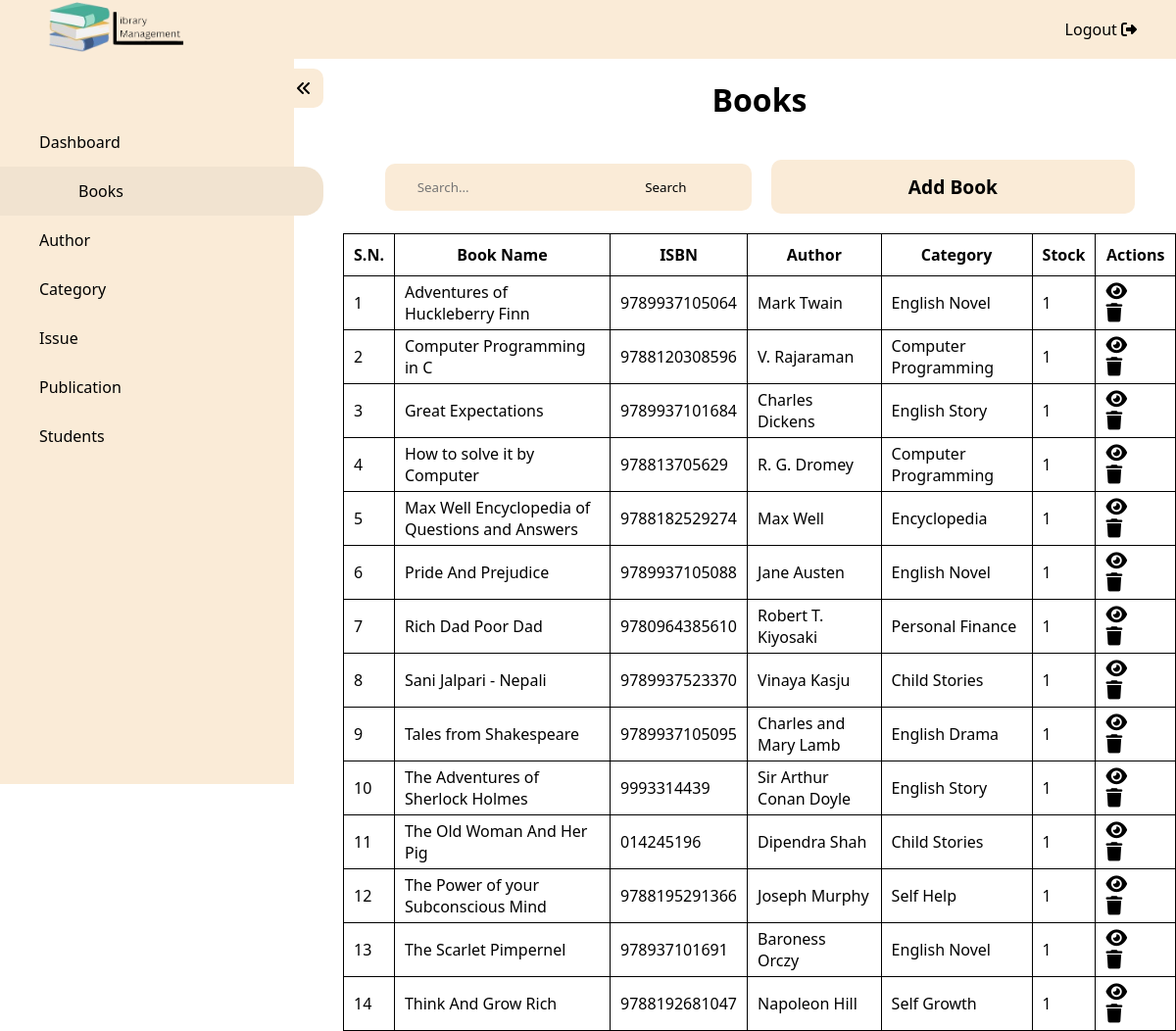
Screenshot of /admin/books.php (signed in) with the database file from the repository.
### tables this page shows
CREATE TABLE `Book_Details` (
  `BOOK_ID` int NOT NULL,
  `BOOK_Name` varchar(255) NOT NULL,
  `BOOK_ISBN` varchar(255) NOT NULL,
  `AUT_ID` int NOT NULL,
  `CAT_ID` int NOT NULL,
  `PUB_ID` int NOT NULL,
  `BOOK_Pub_Date` varchar(50) NOT NULL,
  `BOOK_Stock` int NOT NULL,
  `BOOK_Price` int NOT NULL,
  `BOOK_Page` int NOT NULL,
  `BOOK_Image` varchar(255) NOT NULL,
  `BOOK_Add_Date` timestamp NOT NULL DEFAULT CURRENT_TIMESTAMP
);

CREATE TABLE `Author_Details` (
  `AUT_ID` int NOT NULL,
  `AUT_Name` varchar(100) NOT NULL,
  `AUT_Status` varchar(50) NOT NULL
);

CREATE TABLE `Category_Details` (
  `CAT_ID` int NOT NULL,
  `CAT_Name` varchar(100) NOT NULL,
  `CAT_Status` varchar(50) NOT NULL
);

### admin/books.php (the view, shortened to what this page needs)
<?php
require("../config/db_connect.php");
?>
<!DOCTYPE html>
<html lang="en">
<head>
    <link rel="stylesheet" href="https://cdnjs.cloudflare.com/ajax/libs/font-awesome/6.2.1/css/all.min.css" />
    <link rel="stylesheet" href="../assets/css/index.css" />
    <link rel="stylesheet" href="../assets/css/details.css">
</head>
<body>
    <nav id="topbar">
        <div class="logo"><a href="../index.php"><img src="../assets/image/logo.png" /></a></div>
        <ul>
            <li><a href="../functions/logout.php">Logout <i class="fa-solid fa-right-from-bracket"></i></a> </li>
        </ul>
    </nav>
    <div class="wrapper">
        <nav id="sidebar" class="activeSidebar">
            <div class="iconParent">
                <i class="fa-solid fa-angles-left icon"></i>
            </div>
            <ul>
                <a href="./dashboard.php">
                    <li>Dashboard</li>
                </a>
                <a href="./books.php">
                    <li class="active">Books</li>
                </a>
                <a href="./author.php">
                    <li>Author</li>
                </a>
                <a href="./category.php">
                    <li>Category</li>
                </a>
                <a href="./issue.php">
                    <li>Issue</li>
                </a>
                <a href="./publication.php">
                    <li>Publication</li>
                </a>
                <a href="./student_details.php">
                    <li>Students</li>
                </a>
            </ul>
        </nav>
        <div class="content">
            <h1>Books</h1>
            <div class="col">
                <a href="./addBook.php">
                    <button>Add Book</button>
                </a>
                <div class="searchPanel">
                    <form method="POST">
                        <input type="search" name="search" placeholder="Search...">
                        <input type="submit" value="Search" name="submit">
                    </form>
                </div>
            </div>
            <table>
                <thead>
                    <tr>
                        <th>S.N.</th>
                        <th>Book Name</th>
                        <th>ISBN</th>
                        <th>Author</th>
                        <th>Category</th>
                        <th>Stock</th>
                        <th>Actions</th>
                    </tr>
                </thead>
                <tbody>
                    <?php
                    if (isset($_POST['submit']) && isset($_POST['search'])) {
                        $searchString = $_POST['search'];
                        $res = mysqli_query($conn, "SELECT * FROM Book_Details JOIN Author_Details ON Book_Details.AUT_ID = Author_Details.AUT_ID JOIN Category_Details ON Book_Details.CAT_ID = Category_Details.CAT_ID WHERE Book_Details.BOOK_Name LIKE '%$searchString%' OR Book_Details.BOOK_ISBN = '$searchString' OR Author_Details.AUT_Name LIKE '%$searchString%' OR Category_Details.CAT_Name LIKE '%$searchString%' ORDER BY Book_Details.BOOK_Name ASC");
                        if (mysqli_num_rows($res) == 0) {
                            echo "<p>No records Found.</p>";
                        } else {
                            $i = 1;
                            while ($row = mysqli_fetch_array($res)) {
                                $id = $row['BOOK_ID'];
                                $name = $row['BOOK_Name'];
                                $isbn = $row['BOOK_ISBN'];
                                $author = $row['AUT_Name'];
                                $category = $row['CAT_Name'];
                                $stock = $row['BOOK_Stock'];
                    ?>
                                <tr>
                                    <td><?php echo $i; ?></td>
                                    <td><?php echo $name; ?></td>
                                    <td><?php echo $isbn ?></td>
                                    <td><?php echo $author ?></td>
                                    <td><?php echo $category ?></td>
                                    <td><?php echo $stock ?></td>
                                    <td>
                                        <?php echo "<a href='./bookDetail.php?id=" . $id . "'>" ?>
                                        <i class="fa-solid fa-eye"></i>
                                        </a>
                                        <?php echo "<a href='../functions/deleteBook.php?id=" . $id . "'>" ?><i class="fa-solid fa-trash"></i></a>
                                    </td>
                                </tr>
                            <?php
                                $i++;
                            }
                        }
                    } else {
                        $res = mysqli_query($conn, "SELECT * FROM Book_Details JOIN Author_Details ON Book_Details.AUT_ID = Author_Details.AUT_ID JOIN Category_Details ON Book_Details.CAT_ID = Category_Details.CAT_ID ORDER BY Book_Details.BOOK_Name ASC");
                        if (mysqli_num_rows($res) == 0) {
                            echo "<p>No records Found.</p>";
                        } else {
                            $i = 1;
                            while ($row = mysqli_fetch_array($res)) {
                                $id = $row['BOOK_ID'];
                                $name = $row['BOOK_Name'];
                                $isbn = $row['BOOK_ISBN'];
                                $author = $row['AUT_Name'];
                                $category = $row['CAT_Name'];
                                $stock = $row['BOOK_Stock'];
                            ?>
                                <tr>
                                    <td><?php echo $i; ?></td>
                                    <td><?php echo $name; ?></td>
                                    <td><?php echo $isbn ?></td>
                                    <td><?php echo $author ?></td>
                                    <td><?php echo $category ?></td>
                                    <td><?php echo $stock ?></td>
                                    <td>
                                        <?php echo "<a href='./bookDetail.php?id=" . $id . "'>" ?>
                                        <i class="fa-solid fa-eye"></i>
                                        </a>
                                        <?php echo "<a href='../functions/deleteBook.php?id=" . $id . "'>" ?><i class="fa-solid fa-trash"></i></a>
                                    </td>
                                </tr>
                    <?php
                                $i++;
                            }
                        }
                    }
                    ?>
                </tbody>
            </table>
        </div>
    </div>
</body>
</html>

### assets/css/index.css (style rules this page uses)
* { margin: 0; padding: 0; box-sizing: border-box; font-family: "Segoe UI", Tahoma, Geneva, Verdana, sans-serif; }
a { text-decoration: none; color: black; }
#topbar { height: 60px; width: 100vw; background-color: antiquewhite; display: flex; justify-content: space-between; align-items: center; padding: 0 40px; position: fixed; z-index: 100; inset: 0; }
#topbar .logo img { height: 60px; }
#topbar ul { list-style: none; display: flex; gap: 20px; }
#topbar ul li { cursor: pointer; }
#sidebar { height: calc(100vh - 60px); min-width: 300px !important; background-color: antiquewhite; position: relative; width: 300px; transform: translateX(-100%); transition: transform 0.5s ease; position: fixed; z-index: 100; top: 60px; }
#sidebar .iconParent { height: 40px; width: 40px; background-color: antiquewhite; position: absolute; top: 10px; right: -30px; border-top-right-radius: 10px; border-bottom-right-radius: 10px; line-height: 40px; text-align: center; cursor: pointer; z-index: 100; }
.activeSidebar { transform: translateX(0) !important; }
#sidebar ul { height: 100%; width: 100%; display: flex; flex-direction: column; align-items: center; list-style: none; padding: 60px 0; }
#sidebar ul a { width: 100%; }
#sidebar ul a li { height: 50px; width: 100%; line-height: 50px; padding-left: 40px; cursor: pointer; }
#sidebar ul .active, #sidebar ul li:hover { width: 110%; border-top-right-radius: 20px; border-bottom-right-radius: 20px; background-color: rgb(241, 227, 208); padding-left: 80px; transition: all 0.2s ease; }
.content { margin-top: 60px; margin-left: 350px; transition: margin-left 0.5s; padding-top: 20px; }

### assets/css/details.css (style rules this page uses)
.content { display: flex; justify-content: center; align-items: center; flex-direction: column; }
h1 { text-align: center; margin-bottom: 20px; }
.col { width: 90%; display: flex; justify-content: center; align-items: center; gap: 20px; flex-direction: row-reverse; }
.content a { width: 90%; margin: 20px auto; }
.content a button { width: 100%; padding: 14px; cursor: pointer; border: none; background-color: antiquewhite; border-radius: 10px; font-size: 1.2rem; font-weight: bold; }
table { min-width: 90%; border-collapse: collapse; margin: 0 auto; overflow-x: auto; }
th { border: 1px solid black; padding: 10px; }
td { border: 1px solid black; padding: 5px 10px; }
table i { font-size: 1.2rem; cursor: pointer; margin-right: 10px; }
.searchPanel { width: 90%; background-color: antiquewhite; padding: 5px; border-radius: 10px; display: flex; justify-content: center; align-items: center; }
.searchPanel form { width: 90%; }
.searchPanel form > input[type="search"] { padding: 10px; border: none; border-radius: 5px; outline: none; background-color: transparent; width: calc(100% - 100px); }
.searchPanel form > input[type="submit"] { padding: 10px; border: none; border-radius: 5px; outline: none; background-color: transparent; }

### rows the page displays
book_details: BOOK_Name "Adventures of Huckleberry Finn", BOOK_ISBN "9789937105064", AUT_ID.AUT_Name "Mark Twain", CAT_ID.CAT_Name "English Novel", BOOK_Stock "1"
book_details: BOOK_Name "Computer Programming in C", BOOK_ISBN "9788120308596", AUT_ID.AUT_Name "V. Rajaraman", CAT_ID.CAT_Name "Computer Programming", BOOK_Stock "1"
book_details: BOOK_Name "Great Expectations", BOOK_ISBN "9789937101684", AUT_ID.AUT_Name "Charles Dickens", CAT_ID.CAT_Name "English Story", BOOK_Stock "1"
book_details: BOOK_Name "How to solve it by Computer", BOOK_ISBN "978813705629", AUT_ID.AUT_Name "R. G. Dromey", CAT_ID.CAT_Name "Computer Programming", BOOK_Stock "1"
book_details: BOOK_Name "Max Well Encyclopedia of Questions and Answers", BOOK_ISBN "9788182529274", AUT_ID.AUT_Name "Max Well", CAT_ID.CAT_Name "Encyclopedia", BOOK_Stock "1"
book_details: BOOK_Name "Pride And Prejudice", BOOK_ISBN "9789937105088", AUT_ID.AUT_Name "Jane Austen", CAT_ID.CAT_Name "English Novel", BOOK_Stock "1"
book_details: BOOK_Name "Rich Dad Poor Dad", BOOK_ISBN "9780964385610", AUT_ID.AUT_Name "Robert T. Kiyosaki", CAT_ID.CAT_Name "Personal Finance", BOOK_Stock "1"
book_details: BOOK_Name "Sani Jalpari - Nepali", BOOK_ISBN "9789937523370", AUT_ID.AUT_Name "Vinaya Kasju", CAT_ID.CAT_Name "Child Stories", BOOK_Stock "1"
book_details: BOOK_Name "Tales from Shakespeare", BOOK_ISBN "9789937105095", AUT_ID.AUT_Name "Charles and Mary Lamb", CAT_ID.CAT_Name "English Drama", BOOK_Stock "1"
book_details: BOOK_Name "The Adventures of Sherlock Holmes", BOOK_ISBN "9993314439", AUT_ID.AUT_Name "Sir Arthur Conan Doyle", CAT_ID.CAT_Name "English Story", BOOK_Stock "1"
book_details: BOOK_Name "The Old Woman And Her Pig", BOOK_ISBN "014245196", AUT_ID.AUT_Name "Dipendra Shah", CAT_ID.CAT_Name "Child Stories", BOOK_Stock "1"
book_details: BOOK_Name "The Power of your Subconscious Mind", BOOK_ISBN "9788195291366", AUT_ID.AUT_Name "Joseph Murphy", CAT_ID.CAT_Name "Self Help", BOOK_Stock "1"
book_details: BOOK_Name "The Scarlet Pimpernel", BOOK_ISBN "978937101691", AUT_ID.AUT_Name "Baroness Orczy", CAT_ID.CAT_Name "English Novel", BOOK_Stock "1"
book_details: BOOK_Name "Think And Grow Rich", BOOK_ISBN "9788192681047", AUT_ID.AUT_Name "Napoleon Hill", CAT_ID.CAT_Name "Self Growth", BOOK_Stock "1"
